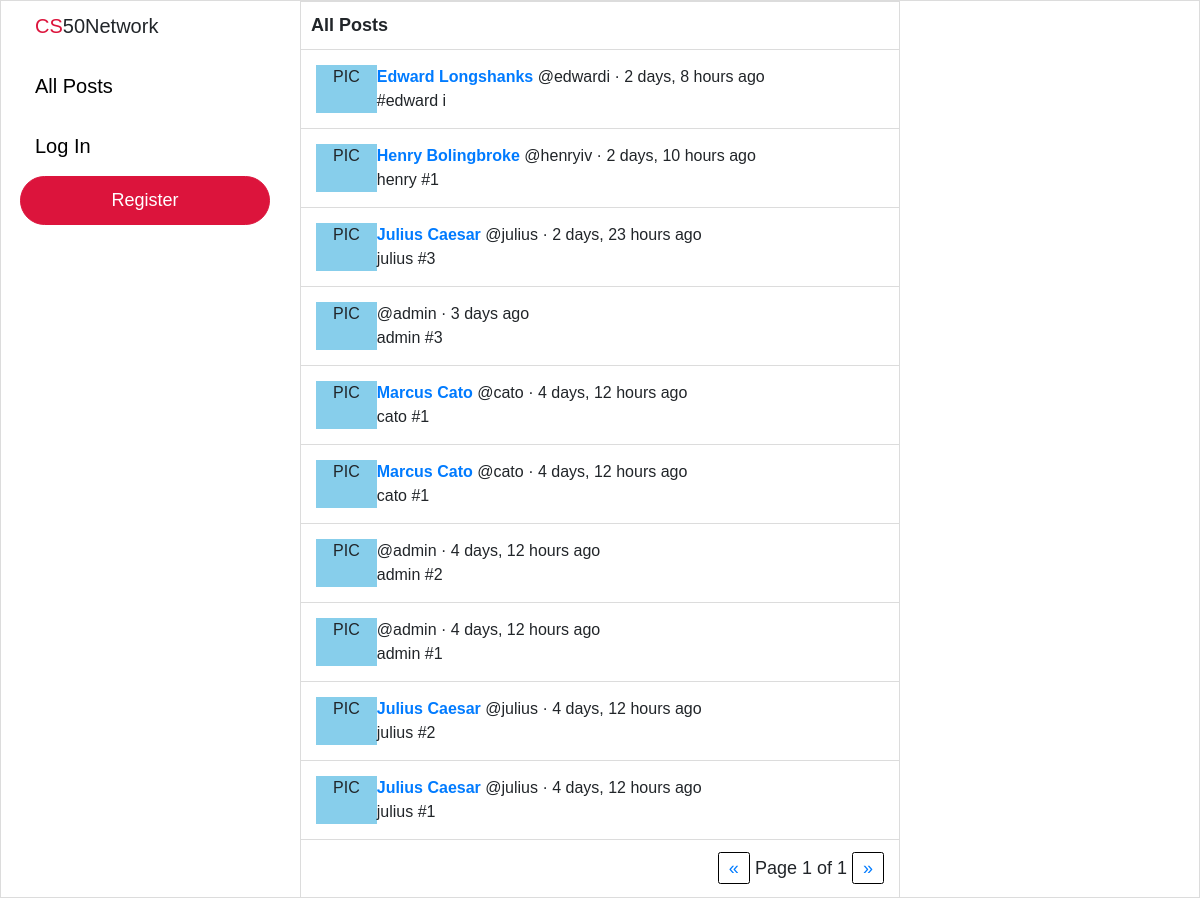
The app's page /, older data.
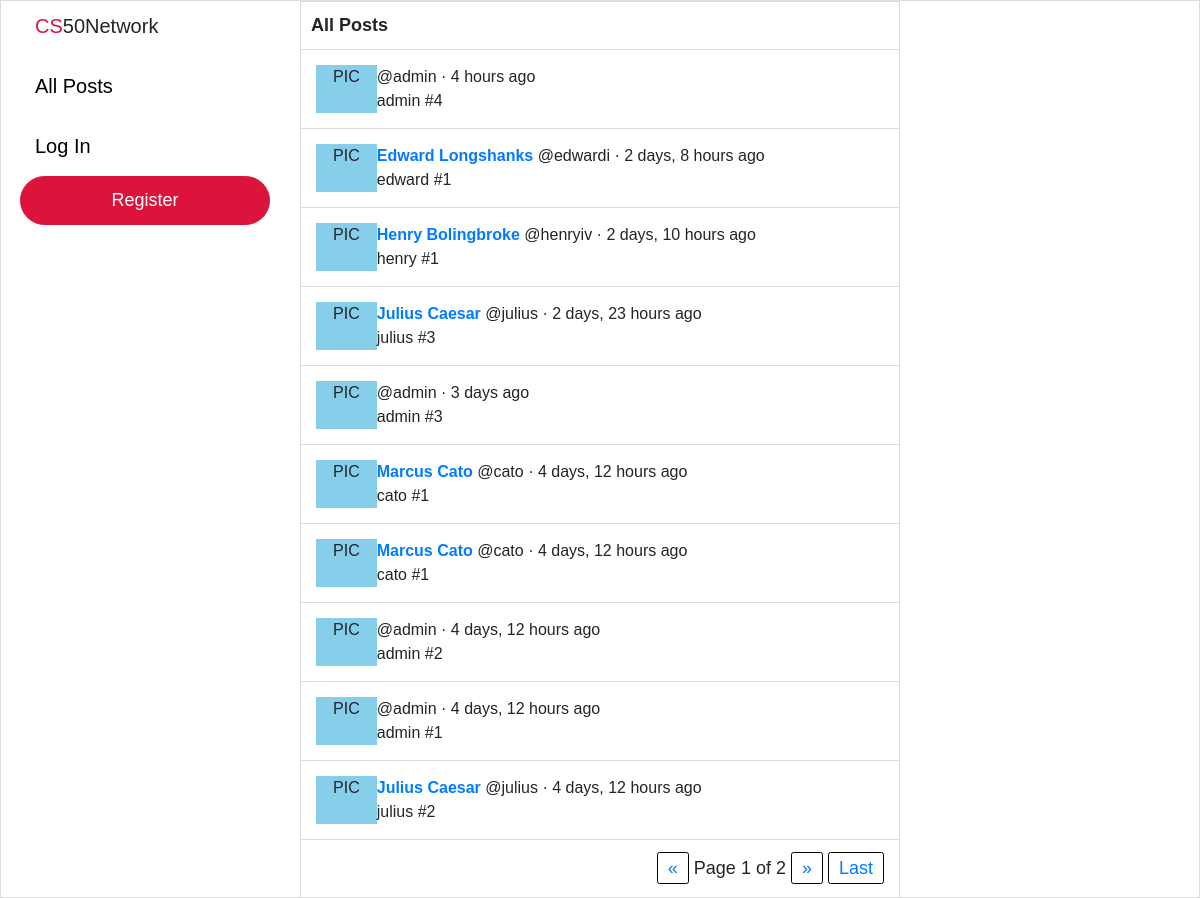
The same page, newer data.
### network/models.py (models this page shows, shortened)
class Post(models.Model):
    user = models.ForeignKey("User", on_delete=models.CASCADE, related_name="posts")
    body = models.TextField(blank=True, max_length=280)
    likes = models.ManyToManyField("User", blank=True, related_name="likes")
    timestamp = models.DateTimeField(auto_now_add=True)
    def get_time(self):
        return humanize.naturaltime(self.timestamp)

class User(AbstractUser):
    pass

### network/views.py (the view)
# urls.py: path("", views.index, name="index"),
def index(request):
    posts = Post.objects.all().order_by('-timestamp')
    paginator = Paginator(posts, 10)
    page_number = request.GET.get('page')
    page_obj = paginator.get_page(page_number)
    if request.user.is_anonymous:
        context = {"page_obj": page_obj}
    else:
        context = {
        "page_obj": page_obj,
        "recommend_follow": recommend_follow(request),
    }
    return render(request, "network/index.html", context)

### network/templates/network/index.html (shortened to what this page needs)
{% extends "network/layout.html" %}
{% block body %}
    <div class="page-title">All Posts</div>
    {% for post in page_obj %}
    <div class="post-outer-container">
        <div class="post-container">
            <div class="profile-pic">
                PIC
            </div>
            <div class="post-body-container">
                <div class="post-body-top">
                    <div>
                        {% if user.is_authenticated %}
                        <a href="/profile/{{ post.user.username }}"><b>{{ post.user.first_name }} {{ post.user.last_name }}</a> </b> @{{ post.user.username }} · {{ post.get_time }}
                        {% else %}
                        <a href="{% url 'login' %}"><b>{{ post.user.first_name }} {{ post.user.last_name }}</a> </b> @{{ post.user.username }} · {{ post.get_time }}
                        {% endif %}
                    </div>
                </div>
                <div class="post-body" data-post-id="{{ post.id }}" data-status="close">
                    <div class="original-post">{{ post.body }}</div>
                </div>
            </div>
        </div>
    </div>
    {% endfor %}
    <div class="pagination">
        <span class="step-links">
            {% if page_obj.has_previous %}
                <a id="first" href="?page=1">First</a>
                <a id="prev" href="?page={{ page_obj.previous_page_number }}">&laquo;</a>
            {% else %}
                <a id="prev" href="#" style="pointer-events: none;">&laquo;</a>
            {% endif %}
            <span class="current">
                Page {{ page_obj.number }} of {{ page_obj.paginator.num_pages }}
            </span>
            {% if page_obj.has_next %}
                <a id="next" href="?page={{ page_obj.next_page_number }}">&raquo;</a>
                <a id="last" href="?page={{ page_obj.paginator.num_pages }}">Last</a>
            {% else %}
                <a id="next" href="#" style="pointer-events: none;">&raquo;</a>
            {% endif %}
        </span>
    </div>
{% endblock %}

Row changes from the older to the newer data that the page shows:
no longer on this page (row unchanged): Post: user.first_name "Julius", user.last_name "Caesar", user.username "julius", get_time "4 days, 12 hours ago", body "julius #1"
added Post: user.username "admin", get_time "4 hours ago", body "admin #4"
changed Post "Edward": body "#edward i" → "edward #1"
Text that changed along with them:
{{ page_obj.paginator.num_pages }}: "1" → "2"
text now shown: "Last"
